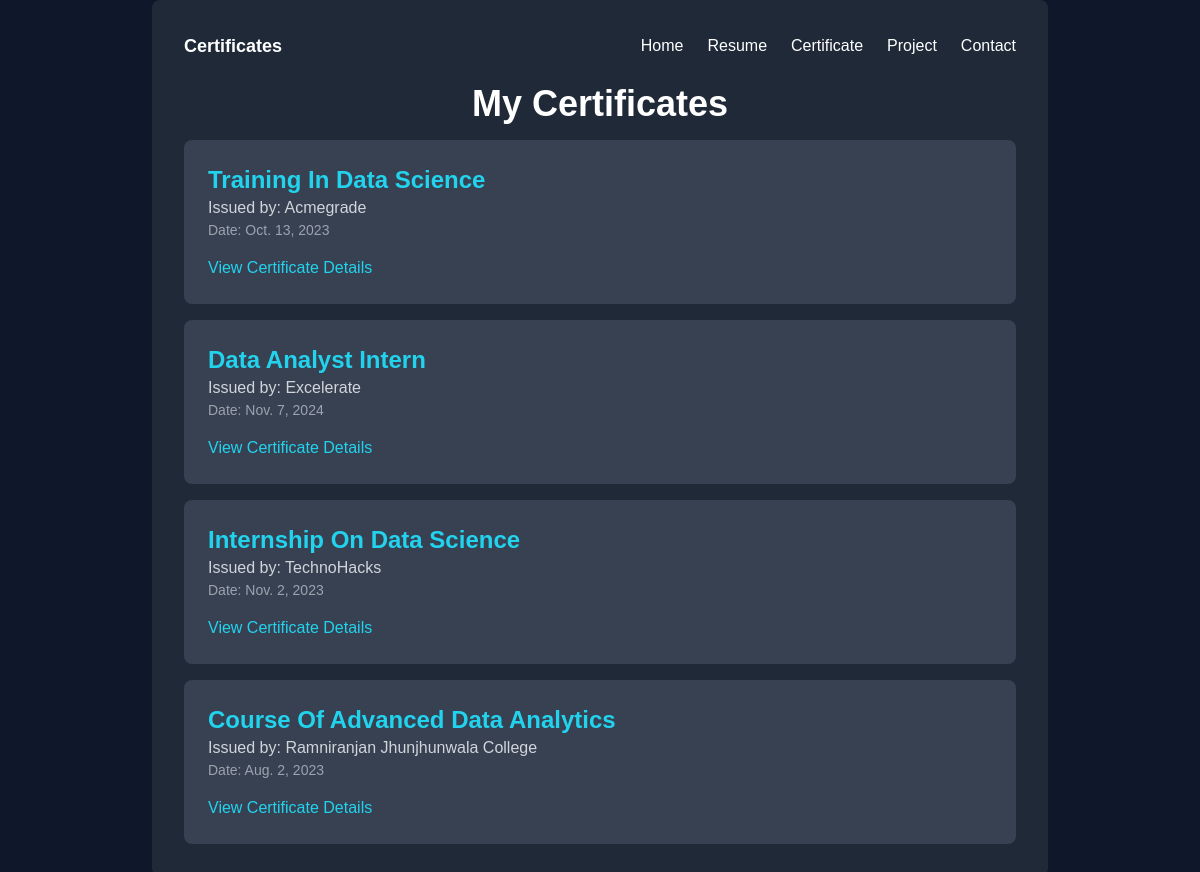
The app's page /certificate/ with its own data.
### portfolio_app/models.py (models this page shows, shortened)
class Certificate(models.Model):
    title = models.CharField(max_length=255)
    issuer = models.CharField(max_length=255)
    issue_date = models.DateField()
    certificate_file = models.FileField(upload_to='certificates/')

### portfolio_app/views.py (the view)
# urls.py: path('certificate/', views.Certificate_view, name='certificate'),
def Certificate_view(request):
    certificates = Certificate.objects.all()  # Fetch all certificates from the database
    return render(request, 'certificate.html', {'certificates': certificates})

### portfolio_app/templates/certificate.html (shortened to what this page needs)
<!DOCTYPE html>
<html lang="en">
<head>
    <script src="https://cdn.tailwindcss.com"></script>
    <link rel="stylesheet" href="https://cdnjs.cloudflare.com/ajax/libs/font-awesome/5.15.3/css/all.min.css">
</head>
<body class="flex items-center justify-center min-h-screen px-4">
    <div class="bg-gray-800 rounded-lg p-6 sm:p-8 w-full max-w-4xl">
        <nav class="flex flex-wrap justify-between items-center mb-6">
            <div class="text-white text-lg font-bold">Certificates</div>
            <ul class="hidden md:flex space-x-6 text-white">
                <li><a href="{%  url 'index'%}" class="hover:text-cyan-400">Home</a></li>
                <li><a href="{% url  'resume' %}" class="hover:text-cyan-400">Resume</a></li>
               <li><a href="{% url  'certificate' %}" class="hover:text-cyan-400">Certificate</a></li>
                <li><a href="#" class="hover:text-cyan-400">Project</a></li>
                <li><a href="{% url  'contact' %}" class="hover:text-cyan-400">Contact</a></li>
            </ul>
        </nav>
        <div class="mt-6">
            <h1 class="text-4xl font-bold mb-4 text-center">My Certificates</h1>
            <div class="space-y-4">
                {% for certificate in certificates %}
                <div class="bg-gray-700 rounded-lg p-6">
                    <h2 class="text-2xl font-bold text-cyan-400">{{ certificate.title }}</h2>
                    <p class="text-gray-300">Issued by: {{ certificate.issuer }}</p>
                    <p class="text-gray-400 text-sm">Date: {{ certificate.issue_date }}</p>
                    {% if certificate.certificate_file %}
                    <div class="mt-4">
<a href="{% url 'certificate_detail' certificate.title %}" class="text-cyan-400 hover:underline">
    View Certificate Details
</a>
                    </div>
                    {% endif %}
                </div>
                {% empty %}
                <p class="text-gray-400 text-center">No certificates available.</p>
                {% endfor %}
            </div>
        </div>
    </div>
</body>
</html>

### portfolio_app/templates/certificate.html (style rules this page uses)
body { background-color: #0f172a; color: #fff; font-family: 'Arial', sans-serif; }

### records on screen
Certificate: title "Training In Data Science", issuer "Acmegrade", issue_date "Oct. 13, 2023", shows "View Certificate Details"
Certificate: title "Data Analyst Intern", issuer "Excelerate", issue_date "Nov. 7, 2024", shows "View Certificate Details"
Certificate: title "Internship On Data Science", issuer "TechnoHacks", issue_date "Nov. 2, 2023", shows "View Certificate Details"
Certificate: title "Course Of Advanced Data Analytics", issuer "Ramniranjan Jhunjhunwala College", issue_date "Aug. 2, 2023", shows "View Certificate Details"
